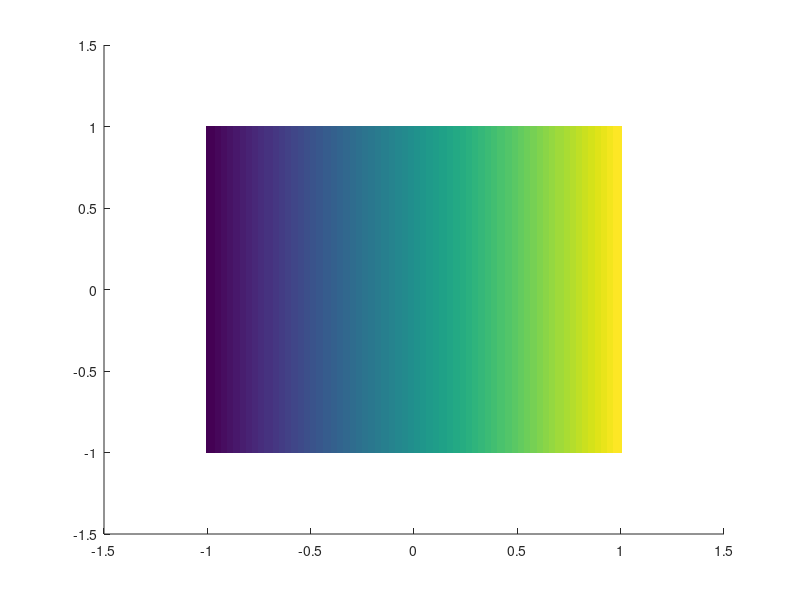

MATLAB code for this plot: (Note: this script raises an error after producing the figure.)
% Author: Stefan Karlsson, Josef Bigun, 2014

function ApertureIllustration(type)
%interactive visualization of the aperture problem in optical flow
%estimation. This script animates a pattern of horizontal smooth bars within 
% the support of a large disk. The pattern is in a circular motion pattern.
% a smaller apperture is present in the middle of the image. The
% only view the user gets is through the aperture, except for a periodic
% reveal of the scene
% input:
% type = 1, circular aperture, single motion
% type = 2, rectangular aperture, barberpole illusion
% type = 3, circular aperture, multiple motions
% type = 4, circular aperture, multiple motions in seperate color channels
%%%%%%%%%%%%
% The script supports the following interface:
% MOUSE: 
% click to enable mouse move of aperture, mouse scroll to change aperture
% radius
% KEYBOARD:
% Arrow Keys: move the aperture around
% Q/A : Radius of the aperture
% W/S : the fuzziness of the boundary(higher values makes it Gaussian like)
%%%%%%%
if nargin < 1
    type = 1;end
%widht and height of the image
w = 200;
h = 200;
innerRadius = 0.3; %initial radius of aperture
%initial position of aperture, x and y:
innerPx = 0;
innerPy = 0;
minFuz  = 0.01;
%initial fuzziness of aperture:
if type == 2
    innerFuz = minFuz;
else
    innerFuz = 1/10; 
end
fuz = 1/20;      %fuzziness of the moving pattern
%limits in the image are in [-1,+1] for both x and y:
xlims = linspace(-1,1,w);
ylims = linspace(-1,1,h);
[x,y] = meshgrid(xlims,ylims);
p  = linspace(0,2*pi,200);   %used for painting the red boundary of aperture

%keep track of mouse clicked:
bHasClicked = 0;
%create figure, set up callback functions:
hFig = figure('WindowKeyPressFcn',@localKeyFunc,...
              'WindowButtonDownFcn', @localMousepress); 
hold on
%create the graphics objects, store handles
if type < 4
    hIm = imagesc(xlims, ylims,x,[0,1]);colormap gray(256);
else
    hIm = imagesc(xlims, ylims,zeros([size(x),3]));
end
if type ~= 2
    hCirc = plot(innerRadius*sin(p)-innerPx,innerRadius*cos(p)-innerPy,'color',[0.6 0.2 0.2],'LineSmoothing','on');
end

axis off;axis image;

t    = 0;  %simulation time
tInc = 0.1; %time increment, simulation
targetFramerate = 15; %target framerate, in real-world time

%as long as the user hasnt shut down the figure, loop:
while ishandle(hFig)
    tic;  %time every iteration to control framerate
    %screener will hold the "characterisitc function" of the aperture:
if type ~= 2
	screener = sig((innerRadius-0.01)-sqrt((x-innerPx).^2+(y-innerPy).^2),innerFuz);
else
	screener = sig(x-innerPx+innerRadius,innerFuz).*sig(-(x-innerPx-innerRadius),innerFuz).*...
               sig(y-innerPy+innerRadius*2  ,innerFuz).*sig(-(y-innerPy-innerRadius*2  ),innerFuz);
end
    t = t+ tInc;
    %the update equation: sigmoidal function for disk boundaries,
    %trigonometric tricks for slowly varying bars:
    cX = 0.15*cos(t);     %centre of the moving pattern is at (cX,xY)
    cY = 0.15*sin(t);
    if type < 4
        im = sig(0.84^2-(x-cX).^2-(y-cY).^2,fuz).*(cos(40*(sin(t/100)*(x-cX)+cos(t/100)*(y-cY)))+1)/2;
    else
        im(:,:,2) = sig(0.84^2-(x-cX).^2-(y-cY).^2,fuz).*(cos(40*(sin(t/100)*(x-cX)+cos(t/100)*(y-cY)))+1)/2;
    end
    if type > 2
        t2 = -t-100*pi/2;
        cX = 0.15*cos(t2);     %centre of the moving pattern is at (cX,xY)
        cY = 0.15*sin(t2);
        if type ==3
%             newIm = (newIm + backWeight*(250-newIm).*(iix>0)); %apply the background, fixed with hard boundary
        	im = im + (1-im).*...
             sig(0.84^2-(x-cX).^2-(y-cY).^2,fuz).*(cos(40*(sin(t2/100)*(x-cX)+cos(t2/100)*(y-cY)))+1)/2;
        else %type ==4
            im(:,:,3) = (1-im(:,:,2)).*...
             sig(0.84^2-(x-cX).^2-(y-cY).^2,fuz).*(cos(40*(sin(t2/100)*(x-cX)+cos(t2/100)*(y-cY)))+1)/2;
        end
    end

    %alpha is used for the periodical unveiling of the full motion pattern
    alpha =  max(min(((-0.8- 1.55*sin(t*0.35))/2), 0.35),0);
    if type < 4
        if type == 2
            im = alpha*im + (1-alpha)*(screener.*im + (1 - screener)/2);
        else
            im = alpha*im + (1-alpha)*screener.*im;
        end
    else
        im = alpha*im + (1-alpha)*bsxfun(@times,screener,im);
    end
    %update graphics:
    set(hIm,'CData',im);
if type ~= 2    
    set(hCirc,'XData',innerRadius*sin(p)+innerPx,'YData',innerRadius*cos(p)+innerPy);
end
    %restrict frame rate:
    timeToSpare = (1/targetFramerate) - toc; 
    pause(  max(timeToSpare  , 1/100)  ); 
end

%%%%%% nested helper functions
% sigmoidal function for fuzzy rendering:
function out=sig(x,fuzziness)
if (fuzziness == 0)
    out = x > 0;
else
    out= (1+erf(x./fuzziness))/2;
end
end
%%% keyboard event handler, callback function
function localKeyFunc(~,evnt)
switch evnt.Key,
  case 'q', innerRadius = innerRadius +0.01;
  case 'a', innerRadius = max(innerRadius -0.01,0.06);
  case 'w', innerFuz = innerFuz +0.005;
  case 's', innerFuz = max(innerFuz -0.005,minFuz);
  case 'downarrow' , innerPy = max(-1,innerPy -0.02);
  case 'uparrow'   , innerPy = min(1,innerPy +0.02);
  case 'rightarrow', innerPx = min(1,innerPx +0.02);
  case 'leftarrow' , innerPx = max(-1,innerPx -0.02);
end
end

%%%mouse press event handler
function localMousepress(~,~)
mousePos=get(gca,'CurrentPoint');
if max(max(abs(mousePos(1,:))))<1.1
    innerPy = mousePos(1,2);
    innerPx = mousePos(1,1);
    if ~bHasClicked
        set (hFig, 'WindowButtonMotionFcn', @mouseMove,'WindowScrollWheelFcn',@mouseScroll);
        bHasClicked = 1;
    else
        set (hFig, 'WindowButtonMotionFcn', '','WindowScrollWheelFcn','');
        bHasClicked = 0;    
    end
end
end

%%%mouse scroll event handler, activated on click
function mouseScroll(~,callbackdata)
   innerRadius = max(innerRadius +0.02*callbackdata.VerticalScrollCount,0.06);
end 

%%%mouse move event handler, activated on click
function mouseMove (~, ~)
mousePos=get(gca,'CurrentPoint');
if max(max(abs(mousePos(1,:))))<1.1
    innerPy = mousePos(1,2);
    innerPx = mousePos(1,1);
end
end
end